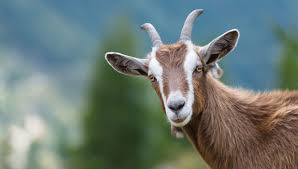
#> input picture Exercicio IA/VisaoComputacional/arquivos/goat.jpeg, 298 x 169 px
$ python histograma.py
#> lines starting #> are read from the running program, lines starting #| are printed output that depends on the picture
import cv2 as cv
import matplotlib.pyplot as plt

img = cv.imread('./arquivos/goat.jpeg')
#> img is the input picture: shape (169, 298, 3); mean B, G, R 117.8, 122.7, 108.4

base = list(range(256))
for i in base:
    base[i] = 0

img_gray = cv.cvtColor(img, cv.COLOR_BGR2GRAY)
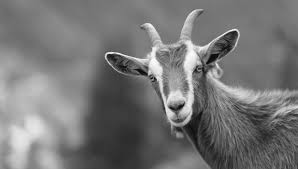
#> img_gray: shape (169, 298); min 2, max 255, mean 117.9
coluna = img_gray.shape[0]
#> coluna = 169
linha  = img_gray.shape[1]
#> linha = 298
for y in range(coluna):
    for x in range(linha):
        base[img_gray[y, x]] = base[img_gray[y, x]] + 1
#> after the loop, base = 256 values, max 1743 at index 118, min 0 at index 0, mean 196.7

plt.bar(list(range(256)),base)
plt.ylabel('Count')
plt.xlabel('Cor')
plt.title('Histogram count gray scale')
plt.ylim(0, 2000)
plt.xlim(0, 255)
plt.show()
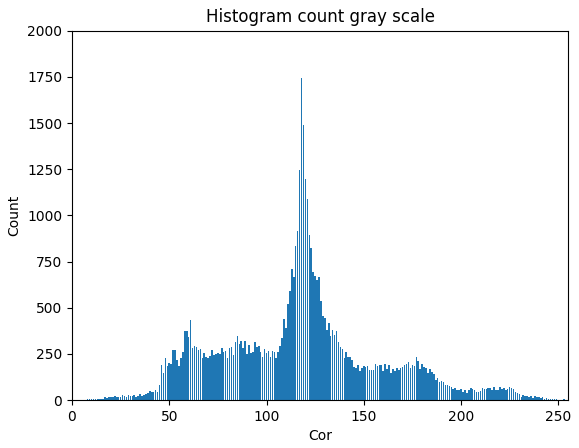
#> figure drawn by matplotlib, 1 panel; tallest bar 1743 high, from x = 117.6 to 118.4

$ run again, with Exercicio IA/VisaoComputacional/arquivos/frutas.jpg copied over Exercicio IA/VisaoComputacional/arquivos/goat.jpeg
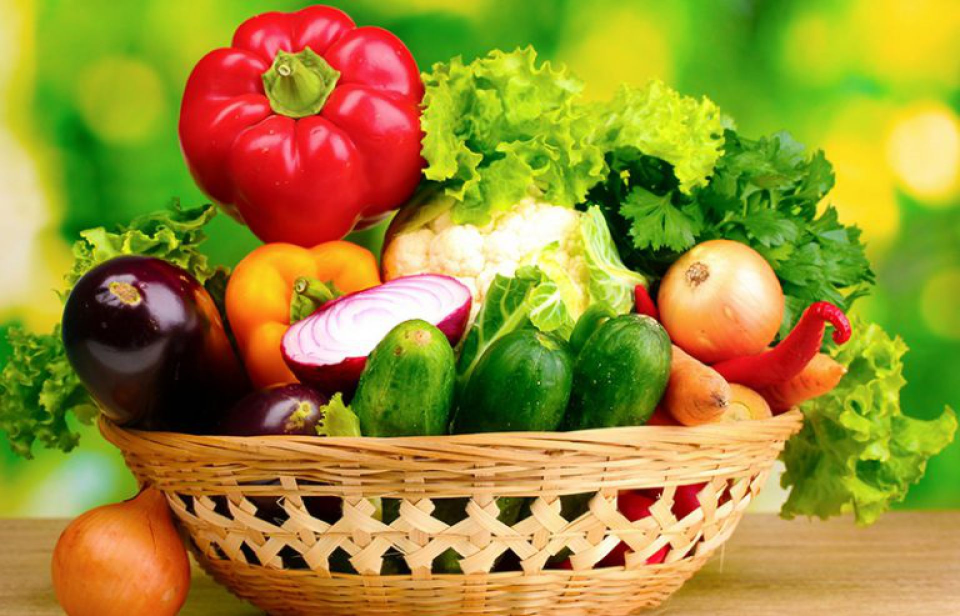
#> input picture Exercicio IA/VisaoComputacional/arquivos/frutas.jpg, 1920 x 1232 px (shown at 1/2 size)
#> img is the input picture: shape (1232, 1920, 3); mean B, G, R 50.7, 142.1, 156
#> `img_gray = cv.cvtColor(img, cv.COLOR_BGR2GRAY)`:
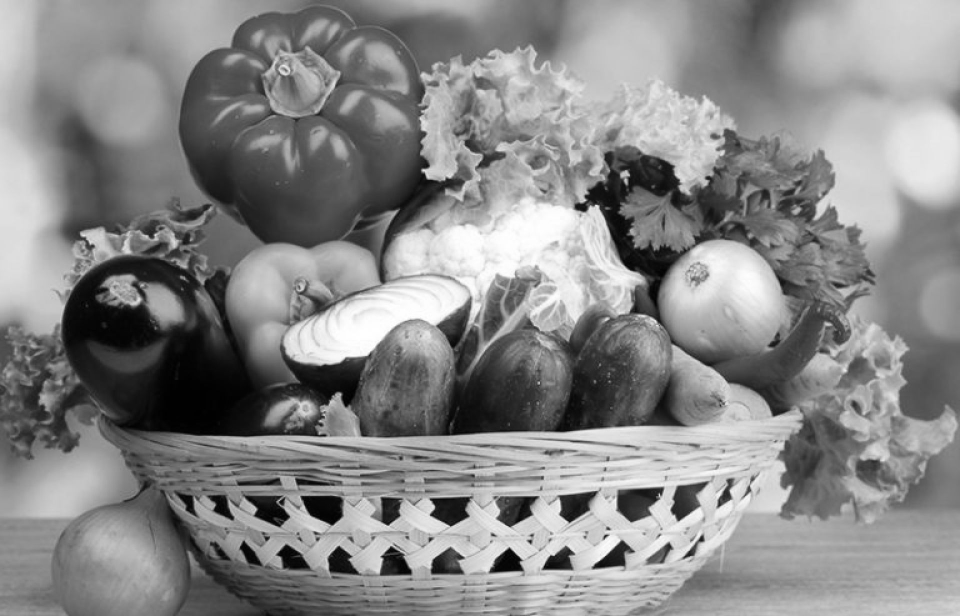
#> img_gray: shape (1232, 1920) (shown at 1/2 size); min 0, max 255, mean 135.8
#> after the loop `for y in range(coluna):`: base = 256 values, max 16796 at index 160, min 377 at index 0, mean 9240
#> `plt.show()`:
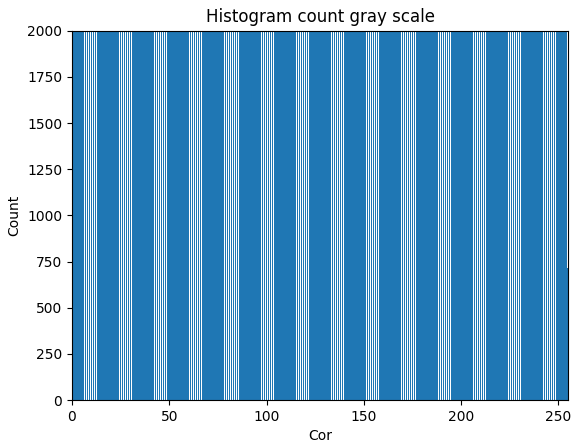
#> figure drawn by matplotlib, 1 panel; tallest bar 16796 high, from x = 159.6 to 160.4
